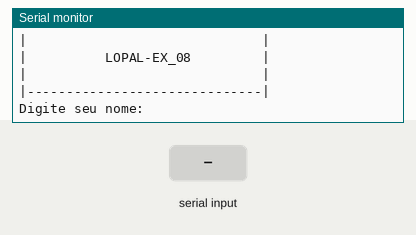
Simulated run of this sketch. Board: Arduino Uno, built with avr-gcc and run on an emulated ATmega328P. Parts: the last lines printed to the serial monitor. The inputs (shaded band) are chosen by the test bench.

Above: at 1.2 s.
1.3 s: "90,45\n" received over Serial
At 3.2 s:
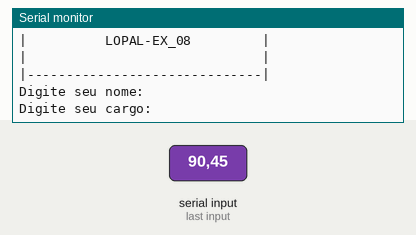
3.8 s: "30,150\n" received over Serial
At 6.0 s:
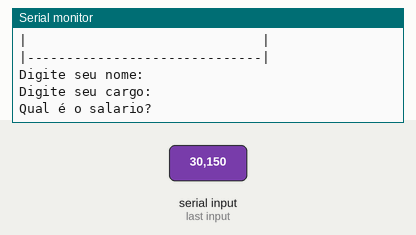
6.3 s: "5\n" received over Serial
At 8.7 s:
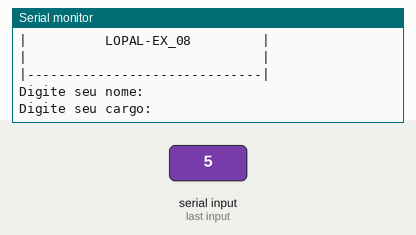

Measured:
- after the input at 1.3 s, the serial monitor: prints a new line after 1.0 s (image 1)
- after the input at 3.8 s, the serial monitor: prints a new line after 1.0 s (image 2)
- after the input at 6.3 s, the serial monitor: prints a new line at once (image 3)

The sketch:

lopal_ex081.ino
```cpp
/*
Faça um programa que receba o nome, cargo e salário de um funcionário.
funcionário ganhar abaixo de 1000 reais, calcule o salário acrescido de 10%.
Ao final exiba o nome, o cargo e o salário desse funcionário.
*/

//Variáveis
String nome = "";
String cargo = "";
float salario = 0;
//função que roda apenas uma vez
//serve para configurações dos sensores, bibliotecas, etc.

void setup()
{
 Serial.begin(9600);//carrega/inicia a porta serial
}

void loop()
{

  Serial.println( "|------------------------------|" );
  Serial.println( "|                              |" );
  Serial.println( "|          LOPAL-EX_08         |" );
  Serial.println( "|                              |" );
  Serial.println( "|------------------------------|" );
  Serial.println();//pula uma linha


  //entrada
  Serial.println("Digite seu nome:");//informa uma mensagem ao usuario (pergunta)
  while(! Serial.available() );// espera o usuário digitar e dar um <enter>
  nome = Serial.readString();//captura o dado digitado pelo usuário (resposta)
  //nome.trim();//limpa os espaços das extremidades da string

  Serial.println("Digite seu cargo:");
  while ( !Serial.available() ){}//espera o usuario digitar e dar o <enter>
  cargo = Serial.readString();

  Serial.println ("Qual é o salario?");
  while ( !Serial.available() ){}
  salario = Serial.parseFloat();//1000


  //processamento

  //saida
  //exibir nome, cargo e salario
  Serial.println ();//imprime uma linha vazia
  Serial.println ();//pula linha

  Serial.println ("Nome do funcionario" + nome);
  Serial.println ("Cargo do funcionario" + cargo);

  if (salario < 1000) {//true
    //calcular o novo salario
    salario = salario + (salario * 0.10);
    Serial.println ("Salario: R$ " + String (salario) );
  } else {
    Serial.println ("Salario: R$ " + String (salario) );
  }

  Serial.println ();//pula a linha
  Serial.println ();//pula a linha

}//fim do loop
```
